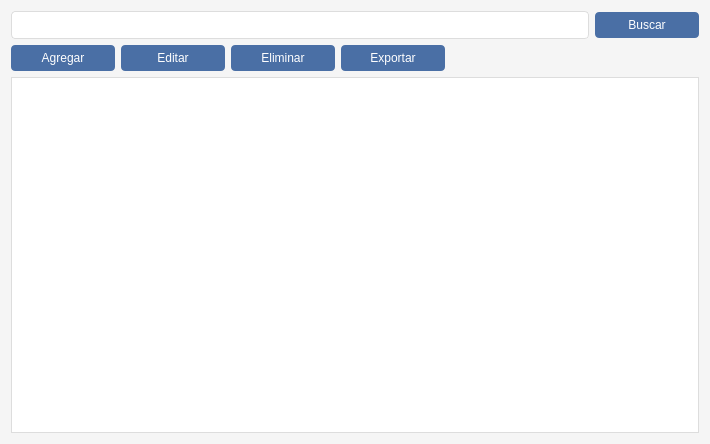
<?xml version="1.0" encoding="UTF-8"?>
<ui version="4.0">
 <class>usuarios</class>
 <widget class="QWidget" name="usuarios">
  <property name="geometry">
   <rect>
    <x>0</x>
    <y>0</y>
    <width>710</width>
    <height>444</height>
   </rect>
  </property>
  <property name="windowTitle">
   <string>Form</string>
  </property>
  <property name="styleSheet">
   <string notr="true">QWidget {
            font-family: 'Segoe UI', Arial, sans-serif;
            font-size: 12px;
            background-color: #f5f5f5;
        }
        QTableView {
            background-color: white;
            border: 1px solid #ddd;
            gridline-color: #eee;
            selection-background-color: #d1e3f6;
        }
        QHeaderView::section {
            background-color: #4a6fa5;
            color: white;
            padding: 5px;
            border: none;
        }
        QPushButton {
            background-color: #4a6fa5;
            color: white;
            border: none;
            border-radius: 4px;
            padding: 6px 12px;
            min-width: 80px;
        }
        QPushButton:hover {
            background-color: #3a5a80;
        }
        QLineEdit {
            border: 1px solid #ddd;
            border-radius: 4px;
            padding: 5px;
        }</string>
  </property>
  <layout class="QVBoxLayout" name="verticalLayout">
   <item>
    <layout class="QHBoxLayout" name="horizontalLayout">
     <item>
      <widget class="QLineEdit" name="lineEdit">
       <property name="styleSheet">
        <string notr="true">        QLineEdit {
			  background-color: white;
            border: 1px solid #ddd;
            border-radius: 4px;
            padding: 5px;
        }</string>
       </property>
      </widget>
     </item>
     <item>
      <widget class="QPushButton" name="pushButton">
       <property name="text">
        <string>Buscar</string>
       </property>
      </widget>
     </item>
    </layout>
   </item>
   <item>
    <layout class="QHBoxLayout" name="horizontalLayout_2">
     <item>
      <widget class="QPushButton" name="pushButton_2">
       <property name="text">
        <string>Agregar</string>
       </property>
      </widget>
     </item>
     <item>
      <widget class="QPushButton" name="pushButton_3">
       <property name="text">
        <string>Editar</string>
       </property>
      </widget>
     </item>
     <item>
      <widget class="QPushButton" name="pushButton_4">
       <property name="text">
        <string>Eliminar</string>
       </property>
      </widget>
     </item>
     <item>
      <widget class="QPushButton" name="pushButton_5">
       <property name="text">
        <string>Exportar</string>
       </property>
      </widget>
     </item>
     <item>
      <spacer name="horizontalSpacer">
       <property name="orientation">
        <enum>Qt::Orientation::Horizontal</enum>
       </property>
       <property name="sizeHint" stdset="0">
        <size>
         <width>40</width>
         <height>20</height>
        </size>
       </property>
      </spacer>
     </item>
    </layout>
   </item>
   <item>
    <widget class="QTableView" name="tableView"/>
   </item>
  </layout>
 </widget>
 <resources/>
 <connections/>
</ui>
